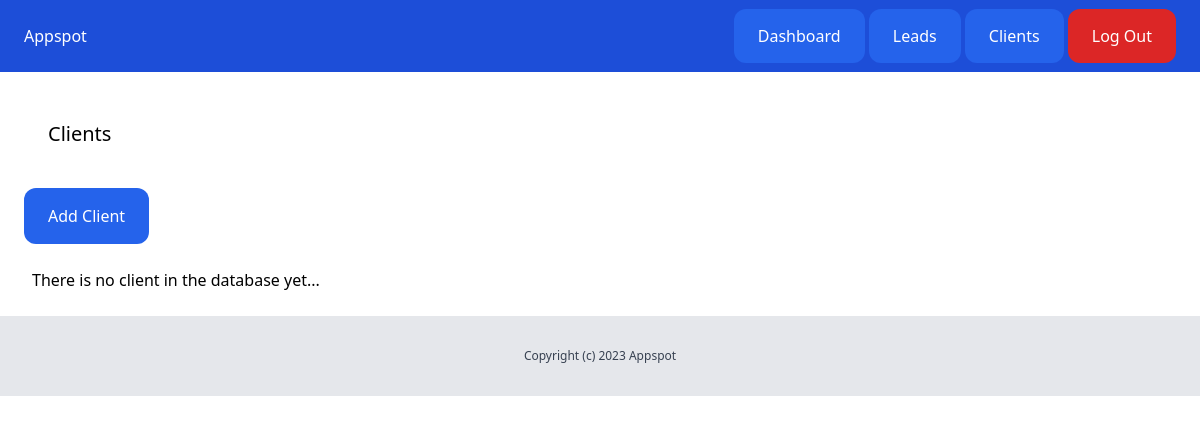
The app's page /dashboard/clients/ (signed in), older data.
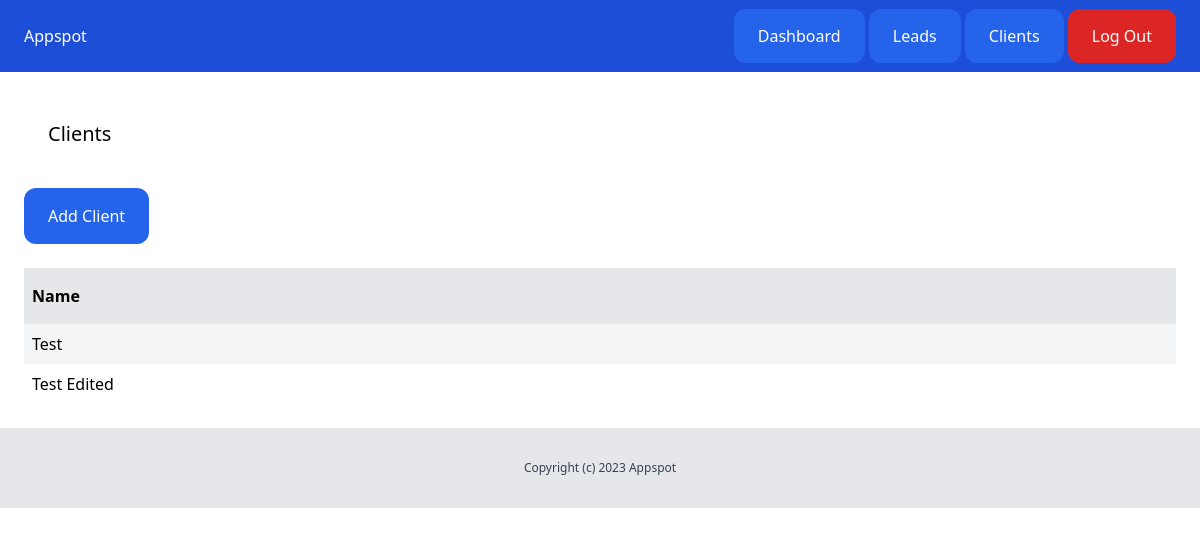
The same page, newer data.
### client/models.py (models this page shows, shortened)
class Client(models.Model):
    name = models.CharField(max_length=255)
    email = models.EmailField()
    description = models.TextField(blank=True, null=True)
    created_by = models.ForeignKey(User, related_name='clients', on_delete=models.CASCADE)
    created_at = models.DateTimeField(auto_now_add=True)
    modified_at = models.DateTimeField(auto_now=True)

### client/views.py (the view)
# urls.py: path('', views.clients_list, name='clients_list'),
@login_required
def clients_list(request):
    clients = Client.objects.filter(created_by=request.user)
    return render(request, 'client/clients_list.html', {
        'clients': clients
    })

### client/templates/client/clients_list.html (shortened to what this page needs)
{% extends 'core/base.html' %}
{% block content %}
<div class="py-6 px-6">
    <h1 class="mb-4 text-xl py-6 px-6">Clients</h1>
    <a href="#" class="inline-block py-4 px-6 bg-blue-600 rounded-xl text-white">Add Client</a>
    {% if clients %}
    <div class="mt-6 flex justify-between">
        <p class="py-4 px-2 bg-gray-200 font-semibold w-full">Name</p>
    </div>
    {% for client in clients %}
    <div class="flex justify-between">
        <p class="py-2 px-2 w-full {% cycle 'bg-gray-100' '' %}"><a href="{% url 'clients_detail' client.id  %}">{{ client.name}}</a></p>
    </div>
    {% endfor %}
    {% else %}
    <p class="mt-6 px-2">There is no client in the database yet...</p>
    {% endif %}
</div>
{% endblock %}

Row changes from the older to the newer data that the page shows:
added Client: name "Test"
added Client: name "Test Edited"
Text that changed along with them:
text no longer shown: "There is no client in the database yet..."
text now shown: "Name"
